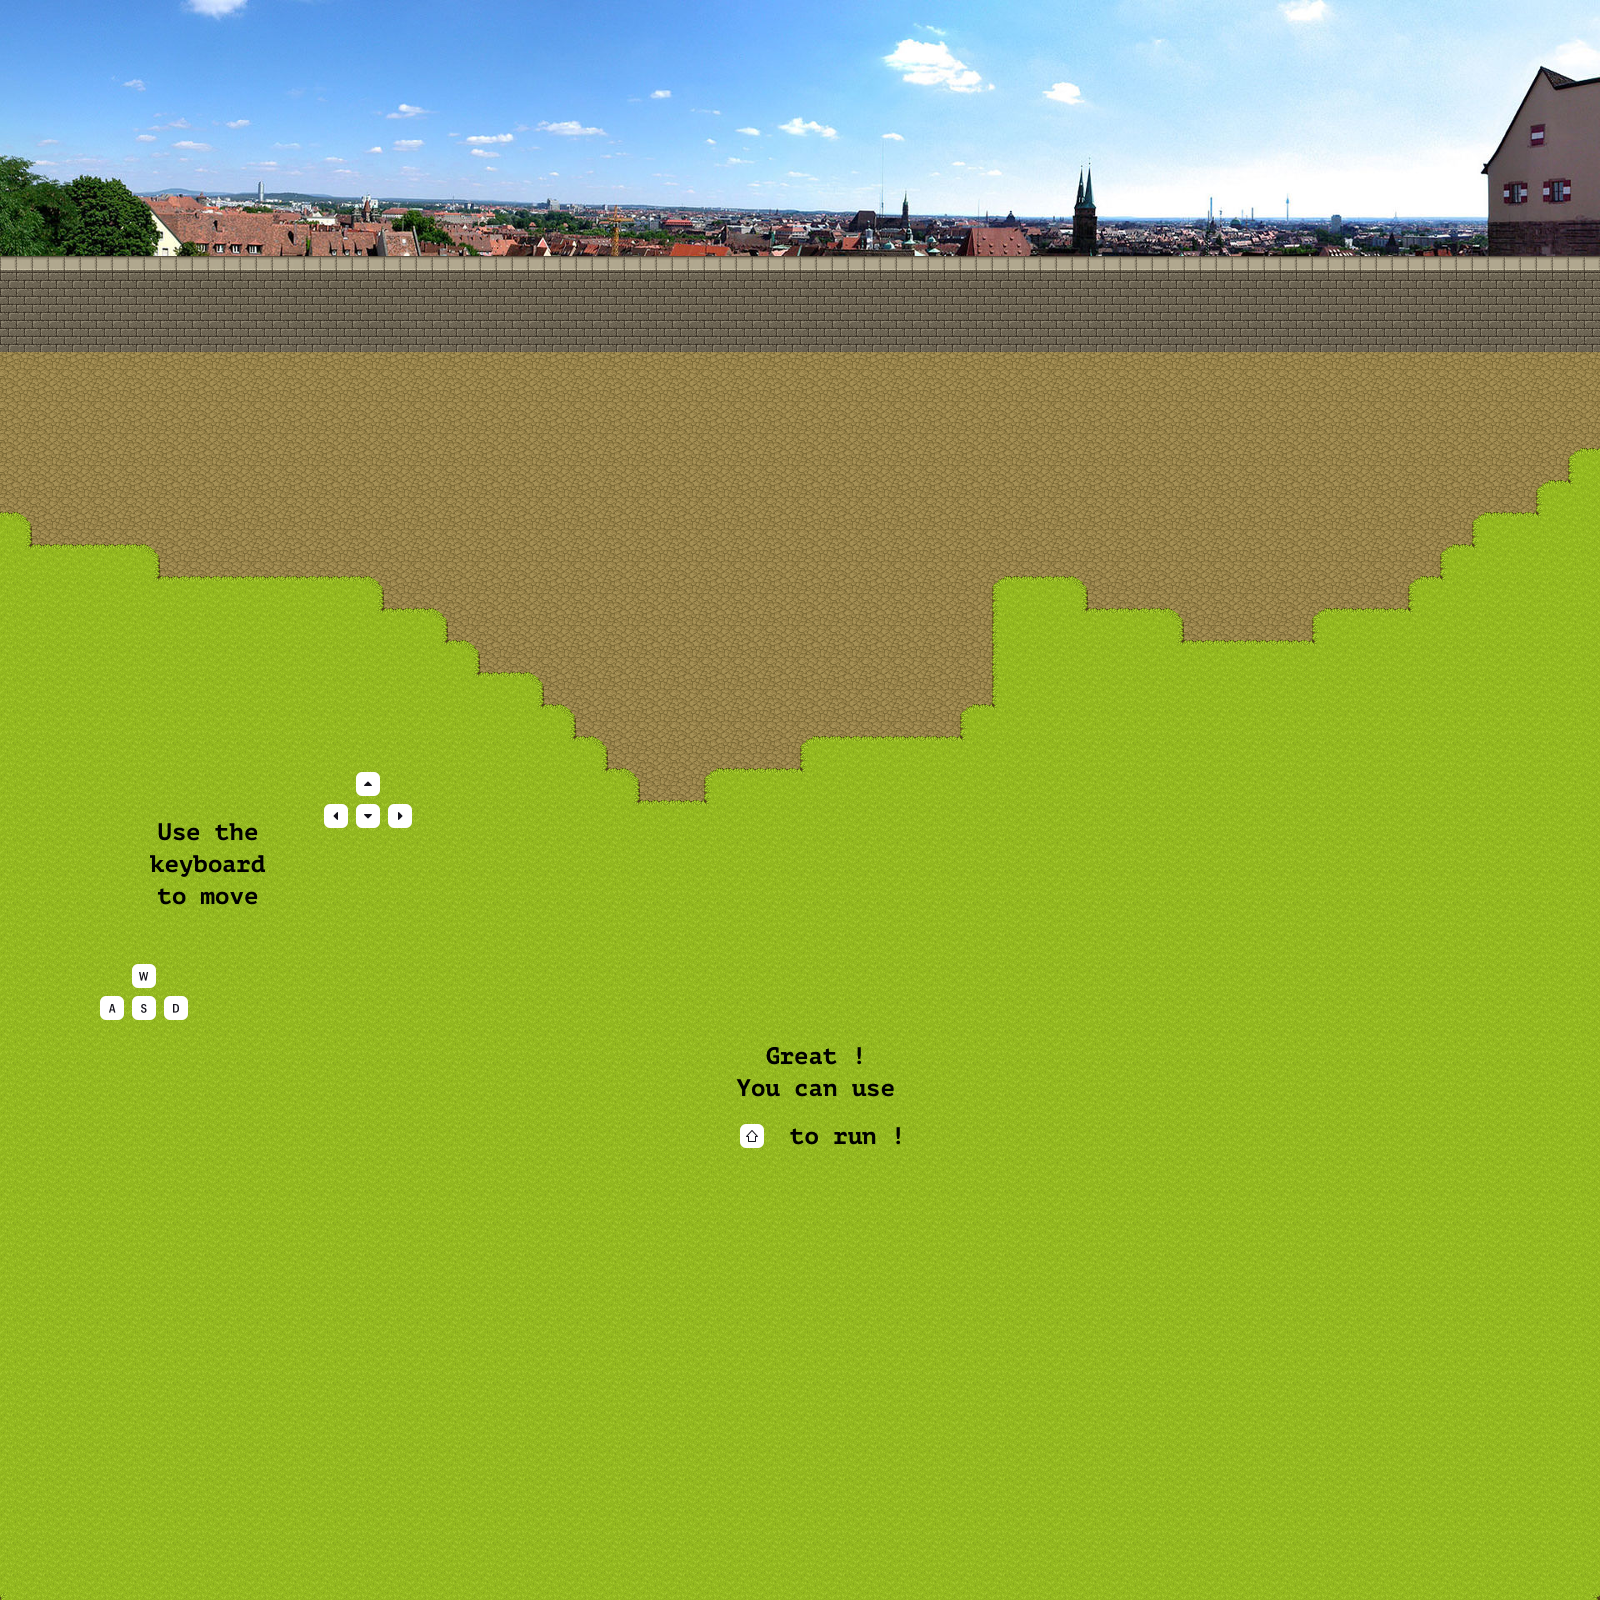

The image is a tile-based game level rendered from a .tmx file. Its description and source (layers, tilesets, objects; grid data summarised) follow:
An orthogonal 50x50 tile map with 32x32 px tiles, 6 tile layers (start, floor, gras, text, ...), 3 tilesets.

<map version="1.5" tiledversion="1.6.0" orientation="orthogonal" renderorder="right-down" width="50" height="50" tilewidth="32" tileheight="32" infinite="0" nextlayerid="8" nextobjectid="1">
 <tileset firstgid="1" source="tilesets/Nuernberg-Panorama-Burg.tsx" />
 <tileset firstgid="651" source="tilesets/cija_32x32_scaledx2.tsx" />
 <tileset firstgid="2646" name="textTuto3" tilewidth="32" tileheight="32" tilecount="156" columns="12">
  <image source="textTuto3.png" width="384" height="416" />
 </tileset>
 <layer id="7" name="start" width="50" height="50">
  <data>[2500 cells, 4 non-empty, 1 distinct tile ids]</data>
 </layer>
 <layer id="4" name="floor" width="50" height="50">
  <data>[2500 cells, 1950 non-empty, 1 distinct tile ids]</data>
 </layer>
 <layer id="5" name="gras" width="50" height="50">
  <data>[2500 cells, 1518 non-empty, 9 distinct tile ids]</data>
 </layer>
 <layer id="6" name="text" width="50" height="50">
  <data>[2500 cells, 55 non-empty, 55 distinct tile ids]</data>
 </layer>
 <layer id="1" name="skyline" width="50" height="50">
  <data>[2500 cells, 550 non-empty, 550 distinct tile ids]</data>
 </layer>
 <layer id="2" name="mauer" width="50" height="50">
  <data>[2500 cells, 150 non-empty, 2 distinct tile ids]</data>
 </layer>
 <objectgroup id="3" name="floorLayer" />
</map>
